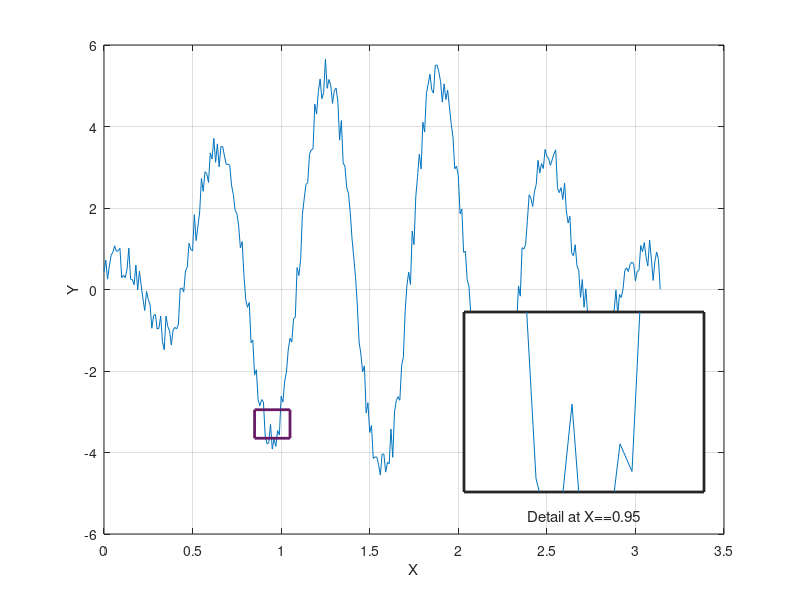

Reproduce this figure in MATLAB.
% This tool script is to learn how to create a magnified plot inside a
% plot.
%
% Reference: 
% https://swetava.wordpress.com/2013/10/05/create-magnifier-plots-in-matlab/comment-page-1/
%
% Written by Hengjie Yang (hengjie.yang@ucla.edu)  04/20/21
%



% Create a dummy function
x = 0:0.01:pi;
y = 5*sin(x).*cos(10*x) + rand(size(x));

figure; 
plot(x, y); hold on;
grid on
xlabel('X');
ylabel('Y');


% Specify the position and the size of the rectangle
x_r = 0.95; y_r = -3.3; w_r = 0.2; h_r = 0.7;
rectangle('Position', [x_r-w_r/2, y_r-h_r/2, w_r, h_r], ...
'EdgeColor', [0.4, 0.1, 0.4], 'LineWidth',2);


% Specify the position and the size of the second box and thus add a second axis for plotting
x_a = 0.58; y_a = 0.18; w_a = 0.3; h_a = 0.3;
ax = axes('Units', 'Normalized', ...
'Position', [x_a, y_a, w_a, h_a], ...
'XTick', [], ...
'YTick', [], ...
'Box', 'on', ...
'LineWidth', 2, ...
'Color', [0.95, 0.99, 0.95]);
hold on;

plot(x, y);
xlabel('Detail at X==0.95');
axis([x_r-w_r/2, x_r+w_r/2, y_r-h_r/2, y_r+h_r/2]);




